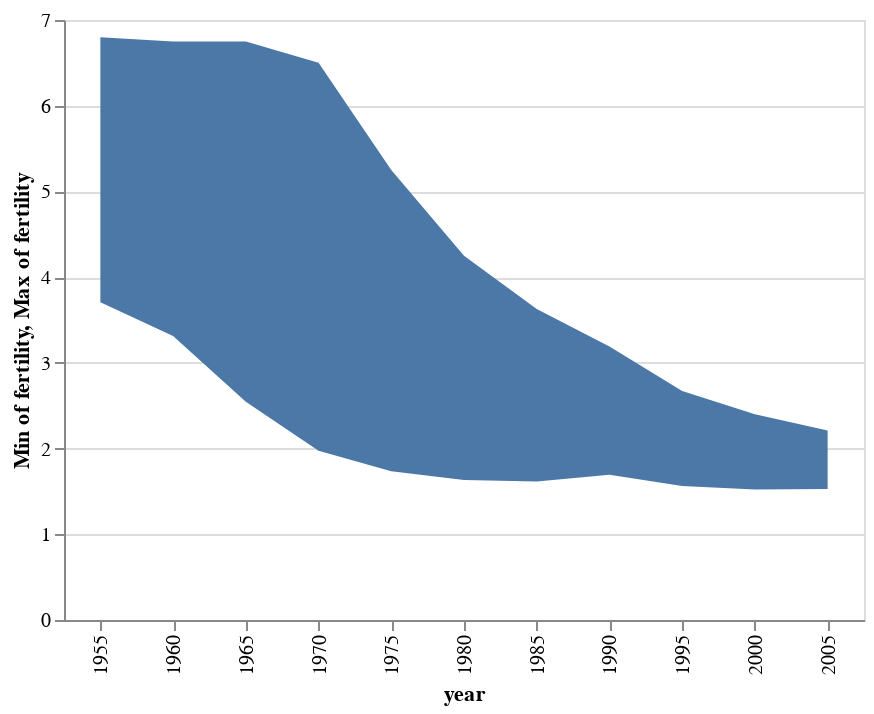

Notebook code cell kept with this figure:
### Markdown cell above
The `area` mark type also supports data-driven baselines, with both the upper and lower series determined by data fields. As with `bar` marks, we can use the `x` and `x2` (or `y` and `y2`) channels to provide end points for the area mark.

The chart below visualizes the range of minimum and maximum fertility, per year, for North American countries:

### Code cell
alt.Chart(dataNA).mark_area().encode(
    alt.X('year:O', scale=alt.Scale(rangeStep=40)),
    alt.Y('min(fertility):Q'),
    alt.Y2('max(fertility):Q')
)

### Figure 1 — Vega-Lite specification as saved in the notebook (floating-point values rounded to 4 significant figures)
{"$schema": "https://vega.github.io/schema/vega-lite/v3.4.0.json", "config": {"mark": {"tooltip": null}, "view": {"height": 300, "width": 400}}, "data": {"name": "data-90247f35efb014c7706cfdd66a0e9a4d"}, "datasets": {"data-90247f35efb014c7706cfdd66a0e9a4d": [{"cluster": 3, "country": "Canada", "fertility": 3.882, "life_expect": 69.96, "pop": 16050356, "year": 1955}, {"cluster": 3, "country": "Canada", "fertility": 3.675, "life_expect": 71.3, "pop": 18266765, "year": 1960}, {"cluster": 3, "country": "Canada", "fertility": 2.61, "life_expect": 72.13, "pop": 20071104, "year": 1965}, {"cluster": 3, "country": "Canada", "fertility": 1.976, "life_expect": 72.88, "pop": 21749986, "year": 1970}, {"cluster": 3, "country": "Canada", "fertility": 1.734, "life_expect": 74.21, "pop": 23209200, "year": 1975}, {"cluster": 3, "country": "Canada", "fertility": 1.634, "life_expect": 75.76, "pop": 24593300, "year": 1980}, {"cluster": 3, "country": "Canada", "fertility": 1.616, "life_expect": 76.86, "pop": 25941600, "year": 1985}, {"cluster": 3, "country": "Canada", "fertility": 1.694, "life_expect": 77.95, "pop": 27790600, "year": 1990}, {"cluster": 3, "country": "Canada", "fertility": 1.564, "life_expect": 78.61, "pop": 29619002, "year": 1995}, {"cluster": 3, "country": "Canada", "fertility": 1.522, "life_expect": 79.77, "pop": 31278097, "year": 2000}, {"cluster": 3, "country": "Canada", "fertility": 1.527, "life_expect": 80.65, "pop": 32805041, "year": 2005}, {"cluster": 3, "country": "Mexico", "fertility": 6.8, "life_expect": 55.19, "pop": 32929914, "year": 1955}, {"cluster": 3, "country": "Mexico", "fertility": 6.75, "life_expect": 58.3, "pop": 38578505, "year": 1960}, {"cluster": 3, "country": "Mexico", "fertility": 6.75, "life_expect": 60.11, "pop": 45142399, "year": 1965}, {"cluster": 3, "country": "Mexico", "fertility": 6.5, "life_expect": 62.36, "pop": 52775158, "year": 1970}, {"cluster": 3, "country": "Mexico", "fertility": 5.25, "life_expect": 65.03, "pop": 60678045, "year": 1975}, {"cluster": 3, "country": "Mexico", "fertility": 4.25, "life_expect": 67.41, "pop": 68347479, "year": 1980}, {"cluster": 3, "country": "Mexico", "fertility": 3.63, "life_expect": 69.5, "pop": 76767225, "year": 1985}, {"cluster": 3, "country": "Mexico", "fertility": 3.191, "life_expect": 71.45, "pop": 84913652, "year": 1990}, {"cluster": 3, "country": "Mexico", "fertility": 2.671, "life_expect": 73.67, "pop": 92880353, "year": 1995}, {"cluster": 3, "country": "Mexico", "fertility": 2.401, "life_expect": 74.9, "pop": 99926620, "year": 2000}, {"cluster": 3, "country": "Mexico", "fertility": 2.211, "life_expect": 76.19, "pop": 106202903, "year": 2005}, {"cluster": 3, "country": "United States", "fertility": 3.706, "life_expect": 69.49, "pop": 165931000, "year": 1955}, {"cluster": 3, "country": "United States", "fertility": 3.314, "life_expect": 70.21, "pop": 180671000, "year": 1960}, {"cluster": 3, "country": "United States", "fertility": 2.545, "life_expect": 70.76, "pop": 194303000, "year": 1965}, {"cluster": 3, "country": "United States", "fertility": 2.016, "life_expect": 71.34, "pop": 205052000, "year": 1970}, {"cluster": 3, "country": "United States", "fertility": 1.788, "life_expect": 73.38, "pop": 215973000, "year": 1975}, {"cluster": 3, "country": "United States", "fertility": 1.825, "life_expect": 74.65, "pop": 227726463, "year": 1980}, {"cluster": 3, "country": "United States", "fertility": 1.924, "life_expect": 75.02, "pop": 238466283, "year": 1985}, {"cluster": 3, "country": "United States", "fertility": 2.025, "life_expect": 76.09, "pop": 250131894, "year": 1990}, {"cluster": 3, "country": "United States", "fertility": 1.994, "life_expect": 76.81, "pop": 266557091, "year": 1995}, {"cluster": 3, "country": "United States", "fertility": 2.038, "life_expect": 77.31, "pop": 282338631, "year": 2000}, {"cluster": 3, "country": "United States", "fertility": 2.054, "life_expect": 78.24, "pop": 295734134, "year": 2005}]}, "encoding": {"x": {"field": "year", "scale": {"rangeStep": 40}, "type": "ordinal"}, "y": {"aggregate": "min", "field": "fertility", "type": "quantitative"}, "y2": {"aggregate": "max", "field": "fertility"}}, "mark": "area"}
